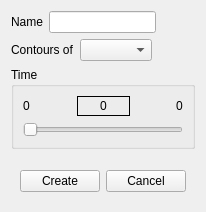
<?xml version="1.0" encoding="UTF-8"?>
<ui version="4.0">
 <class>ContoursDialog</class>
 <widget class="QWidget" name="ContoursDialog">
  <property name="geometry">
   <rect>
    <x>0</x>
    <y>0</y>
    <width>198</width>
    <height>212</height>
   </rect>
  </property>
  <property name="windowTitle">
   <string>Form</string>
  </property>
  <layout class="QVBoxLayout" name="verticalLayout">
   <item>
    <widget class="QWidget" name="widget" native="true">
     <layout class="QHBoxLayout" name="horizontalLayout">
      <property name="leftMargin">
       <number>0</number>
      </property>
      <property name="topMargin">
       <number>0</number>
      </property>
      <property name="rightMargin">
       <number>0</number>
      </property>
      <property name="bottomMargin">
       <number>0</number>
      </property>
      <item>
       <widget class="QLabel" name="label">
        <property name="text">
         <string>Name</string>
        </property>
       </widget>
      </item>
      <item>
       <widget class="QLineEdit" name="name"/>
      </item>
      <item>
       <spacer name="horizontalSpacer_5">
        <property name="orientation">
         <enum>Qt::Horizontal</enum>
        </property>
        <property name="sizeHint" stdset="0">
         <size>
          <width>40</width>
          <height>20</height>
         </size>
        </property>
       </spacer>
      </item>
     </layout>
    </widget>
   </item>
   <item>
    <widget class="QWidget" name="widget_2" native="true">
     <layout class="QHBoxLayout" name="horizontalLayout_2">
      <property name="leftMargin">
       <number>0</number>
      </property>
      <property name="topMargin">
       <number>0</number>
      </property>
      <property name="rightMargin">
       <number>0</number>
      </property>
      <property name="bottomMargin">
       <number>0</number>
      </property>
      <item>
       <widget class="QLabel" name="label_2">
        <property name="text">
         <string>Contours of</string>
        </property>
       </widget>
      </item>
      <item>
       <widget class="QComboBox" name="field"/>
      </item>
      <item>
       <spacer name="horizontalSpacer_6">
        <property name="orientation">
         <enum>Qt::Horizontal</enum>
        </property>
        <property name="sizeHint" stdset="0">
         <size>
          <width>40</width>
          <height>20</height>
         </size>
        </property>
       </spacer>
      </item>
     </layout>
    </widget>
   </item>
   <item>
    <widget class="QGroupBox" name="groupBox">
     <property name="title">
      <string>Time</string>
     </property>
     <layout class="QVBoxLayout" name="verticalLayout_2">
      <property name="leftMargin">
       <number>9</number>
      </property>
      <property name="topMargin">
       <number>9</number>
      </property>
      <property name="rightMargin">
       <number>9</number>
      </property>
      <property name="bottomMargin">
       <number>9</number>
      </property>
      <item>
       <widget class="QWidget" name="widget_4" native="true">
        <layout class="QHBoxLayout" name="horizontalLayout_8">
         <property name="leftMargin">
          <number>0</number>
         </property>
         <property name="topMargin">
          <number>0</number>
         </property>
         <property name="rightMargin">
          <number>0</number>
         </property>
         <property name="bottomMargin">
          <number>0</number>
         </property>
         <item>
          <widget class="QLabel" name="begin">
           <property name="text">
            <string>0</string>
           </property>
          </widget>
         </item>
         <item>
          <spacer name="horizontalSpacer_3">
           <property name="orientation">
            <enum>Qt::Horizontal</enum>
           </property>
           <property name="sizeHint" stdset="0">
            <size>
             <width>40</width>
             <height>20</height>
            </size>
           </property>
          </spacer>
         </item>
         <item>
          <widget class="QLabel" name="time">
           <property name="minimumSize">
            <size>
             <width>53</width>
             <height>0</height>
            </size>
           </property>
           <property name="frameShape">
            <enum>QFrame::Panel</enum>
           </property>
           <property name="text">
            <string>0</string>
           </property>
           <property name="alignment">
            <set>Qt::AlignCenter</set>
           </property>
          </widget>
         </item>
         <item>
          <spacer name="horizontalSpacer_4">
           <property name="orientation">
            <enum>Qt::Horizontal</enum>
           </property>
           <property name="sizeHint" stdset="0">
            <size>
             <width>40</width>
             <height>20</height>
            </size>
           </property>
          </spacer>
         </item>
         <item>
          <widget class="QLabel" name="end">
           <property name="text">
            <string>0</string>
           </property>
          </widget>
         </item>
        </layout>
       </widget>
      </item>
      <item>
       <widget class="QSlider" name="slider">
        <property name="orientation">
         <enum>Qt::Horizontal</enum>
        </property>
       </widget>
      </item>
     </layout>
    </widget>
   </item>
   <item>
    <spacer name="verticalSpacer">
     <property name="orientation">
      <enum>Qt::Vertical</enum>
     </property>
     <property name="sizeHint" stdset="0">
      <size>
       <width>20</width>
       <height>40</height>
      </size>
     </property>
    </spacer>
   </item>
   <item>
    <widget class="QWidget" name="widget_12" native="true">
     <layout class="QHBoxLayout" name="horizontalLayout_9">
      <item>
       <spacer name="horizontalSpacer_7">
        <property name="orientation">
         <enum>Qt::Horizontal</enum>
        </property>
        <property name="sizeHint" stdset="0">
         <size>
          <width>40</width>
          <height>20</height>
         </size>
        </property>
       </spacer>
      </item>
      <item>
       <widget class="QPushButton" name="ok">
        <property name="text">
         <string>Create</string>
        </property>
       </widget>
      </item>
      <item>
       <widget class="QPushButton" name="cancel">
        <property name="text">
         <string>Cancel</string>
        </property>
       </widget>
      </item>
     </layout>
    </widget>
   </item>
  </layout>
 </widget>
 <resources/>
 <connections/>
</ui>
